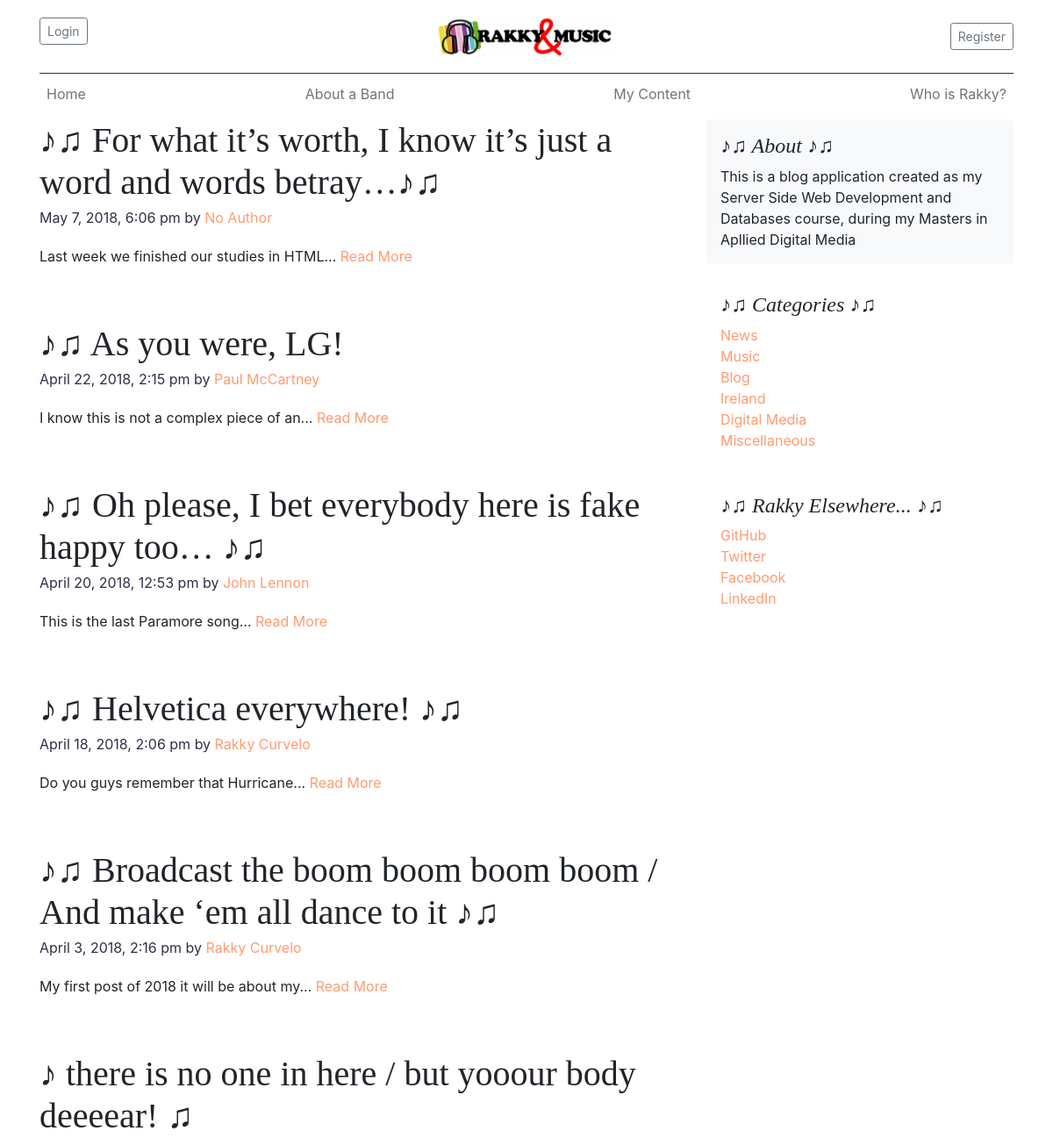
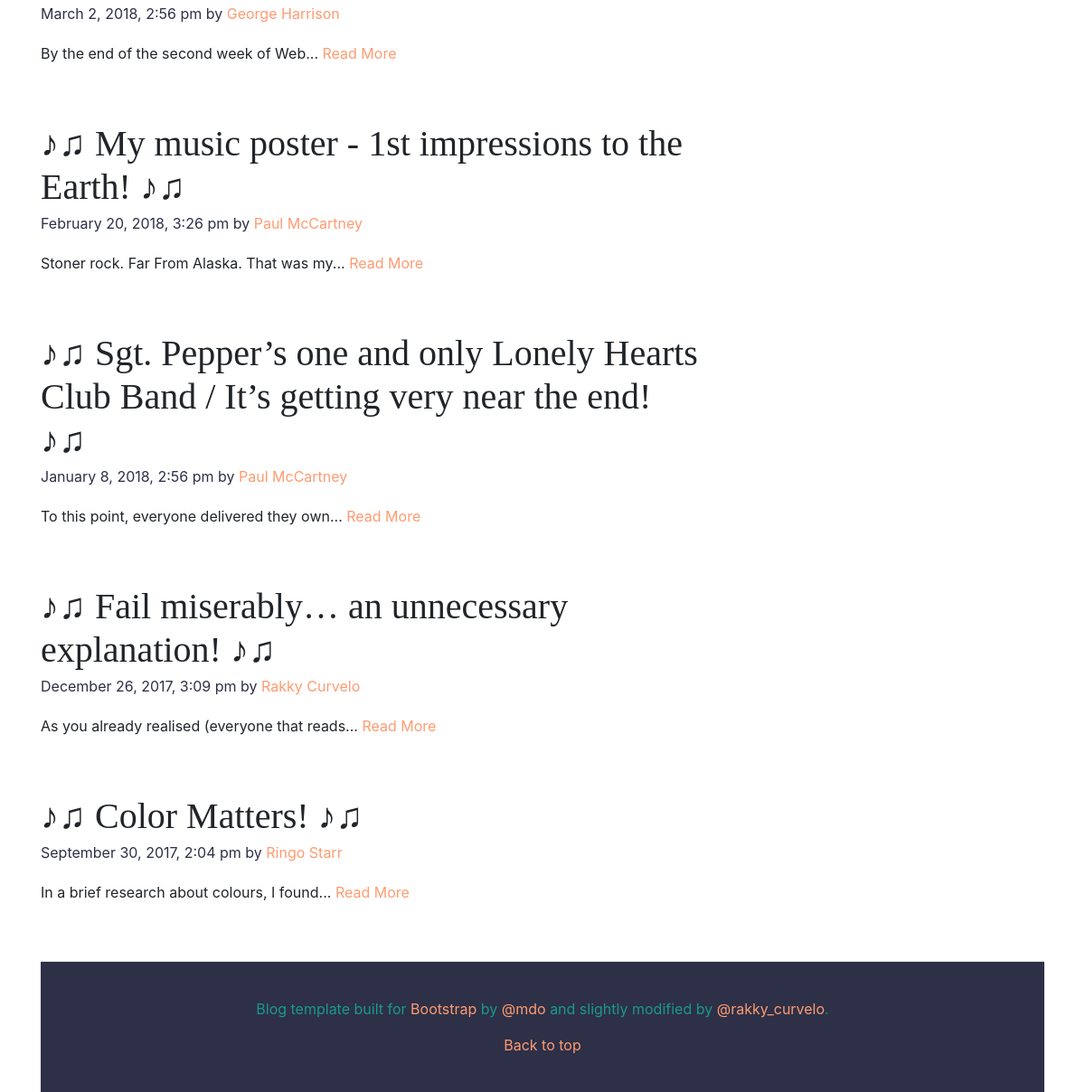
The page / on the database its author committed (2 pictures, top to bottom).
### tables this page shows
CREATE TABLE `rakky_posts` (
  `id` int(11) NOT NULL,
  `title` mediumtext NOT NULL,
  `date` timestamp NOT NULL DEFAULT CURRENT_TIMESTAMP ON UPDATE CURRENT_TIMESTAMP,
  `body` mediumtext NOT NULL,
  `category` mediumtext NOT NULL,
  `author` mediumtext NOT NULL,
  `tags` mediumtext NOT NULL
);

CREATE TABLE `rakky_categories` (
  `id` int(11) NOT NULL,
  `name` varchar(255) NOT NULL
);

### libraries/Database.php (called while the page is built, shortened)
<?php
class Database{
	public $host = DB_HOST;
	public $username = DB_USER;
	public $password = DB_PASS;
	public $db_name = DB_NAME;
	public $link;
	 private function connect(){
		$this->link = new mysqli($this->host, $this->username, $this->password, $this->db_name);
	 }
	  public function select($query){
		$result = $this->link->query($query) or die($this->link->error.__LINE__);
		if($result->num_rows > 0){
			return $result;
		} else {
			return false;
		}
	  }
}

### helpers/format_helper.php (called while the page is built)
<?php
 function formatDate($date){
	return date('F j, Y, g:i a',strtotime($date));
 }
  function shortenText($text, $chars = 50){
	$text = $text." ";
	$text = substr($text, 0, $chars);
	$text = substr($text, 0, strrpos($text,' '));
	$text = $text."...";
	return $text;
  }

### config/config.php (called while the page is built, shortened)
<?php
$site_description = 'This is a blog application created as my Server Side Web Development and Databases course, during my Masters in Apllied Digital Media';

### index.php (the view, shortened to what this page needs)
<?php
include ('includes/header.php');
?>
</head>
<?php
include ('includes/nav-bar.php');
?>
<?php
	$db = new Database();
	$query = "SELECT * FROM rakky_posts ORDER BY rakky_posts.date DESC";
	$posts = $db->select($query);
	$query = "SELECT * FROM rakky_categories";
	$categories = $db->select($query);
?>
  <div class="row">
    <div class="col-md-8 blog-main">
      <?php if($posts) :
				 ?>
      	<?php while($row = $posts->fetch_assoc()) : ?>
      		<div class="blog-post">
            <h2 class="blog-post-title"><?php echo $row['title']; ?></h2>
            <p class="blog-post-meta"><?php echo formatDate($row['date']); ?> by
            <a href="author.php?author=<?php echo $row['author']; ?>"><?php echo $row['author']; ?></a>
				</p>
      			<?php echo shortenText($row['body']); ?>
            <a class="readmore" href="post.php?id=<?php echo urlencode($row['id']); ?>">Read More</a>
          </div>
	<?php endwhile; ?>
<?php else : ?>
	<p>There are no posts yet</p>
<?php endif; ?>
        </div>
        <aside class="col-md-4 blog-sidebar">
          <div class="p-3 mb-3 bg-light rounded">
            <h4 class="font-italic">♪♫ About ♪♫ </h4>
            <p class="mb-0"> <?php echo $site_description ?> </p>
          </div>
          <div class="p-3">
            <h4 class="font-italic">♪♫ Categories ♪♫ </h4>
              <?php if($categories) : ?>
              <ol class="list-unstyled">
				      <?php while($row = $categories->fetch_assoc()) : ?>
				    	<li><a href="posts.php?category=<?php echo $row['id']; ?>"><?php echo $row['name']; ?></a></li>
				      <?php endwhile; ?>
            </ol>
			      <?php else : ?>
				    <p>There are no categories yet</p>
			      <?php endif; ?>
          </div>
          <div class="p-3">
            <h4 class="font-italic">♪♫ Rakky Elsewhere... ♪♫ </h4>
            <ol class="list-unstyled">
              <li><a href="https://github.com/rakkycurvelo" target="_blank">GitHub</a></li>
              <li><a href="https://twitter.com/rakky_curvelo" target="_blank">Twitter</a></li>
              <li><a href="https://www.facebook.com/rakky.curvelo" target="_blank">Facebook</a></li>
              <li><a href="https://www.linkedin.com/in/rakkycurvelo/" target="_blank">LinkedIn</a></li>
            </ol>
          </div>
        </aside>
      </div>
<?php
include ('includes/footer.php'); ?>

### css/custom.css (style rules this page uses)
h1, h2, h3, h4, h5, h6 { font-family: "Playfair Display", Georgia, "Times New Roman", serif; }
.blog-post { margin-bottom: 4rem; }
.blog-post-title { margin-bottom: .25rem; font-size: 2.5rem; }
.blog-post-meta { margin-bottom: 1.25rem; color: #2D3047; }

### rows shown on the page
rakky_posts: title "♪♫ For what it’s worth, I know it’s just a word and words betray…♪♫", date "May 7, 2018, 6:06 pm", author "No Author", body "Last week we finished our studies in HTML..."
rakky_posts: title "♪♫ As you were, LG!", date "April 22, 2018, 2:15 pm", author "Paul McCartney", body "I know this is not a complex piece of an..."
rakky_posts: title "♪♫ Oh please, I bet everybody here is fake happy too… ♪♫", date "April 20, 2018, 12:53 pm", author "John Lennon", body "This is the last Paramore song..."
rakky_posts: title "♪♫ Helvetica everywhere! ♪♫", date "April 18, 2018, 2:06 pm", author "Rakky Curvelo", body "Do you guys remember that Hurricane..."
rakky_posts: title "♪♫ Broadcast the boom boom boom boom / And make ‘em all dance to it ♪♫", date "April 3, 2018, 2:16 pm", author "Rakky Curvelo", body "My first post of 2018 it will be about my..."
rakky_posts: title "♪ there is no one in here / but yooour body deeeear! ♫", date "March 2, 2018, 2:56 pm", author "George Harrison", body "By the end of the second week of Web..."
rakky_posts: title "♪♫ My music poster - 1st impressions to the Earth! ♪♫", date "February 20, 2018, 3:26 pm", author "Paul McCartney", body "Stoner rock. Far From Alaska. That was my..."
rakky_posts: title "♪♫ Sgt. Pepper’s one and only Lonely Hearts Club Band / It’s getting very near the end! ♪♫", date "January 8, 2018, 2:56 pm", author "Paul McCartney", body "To this point, everyone delivered they own..."
rakky_posts: title "♪♫ Fail miserably… an unnecessary explanation! ♪♫", date "December 26, 2017, 3:09 pm", author "Rakky Curvelo", body "As you already realised (everyone that reads..."
rakky_posts: title "♪♫ Color Matters! ♪♫", date "September 30, 2017, 2:04 pm", author "Ringo Starr", body "In a brief research about colours, I found..."
rakky_categories: name "News"
rakky_categories: name "Music"
rakky_categories: name "Blog"
rakky_categories: name "Ireland"
rakky_categories: name "Digital Media"
rakky_categories: name "Miscellaneous"

### other values the page prints
$site_description "This is a blog application created as my Server Side Web Development and Databases course, during my Masters in Apllied Digital Media"
